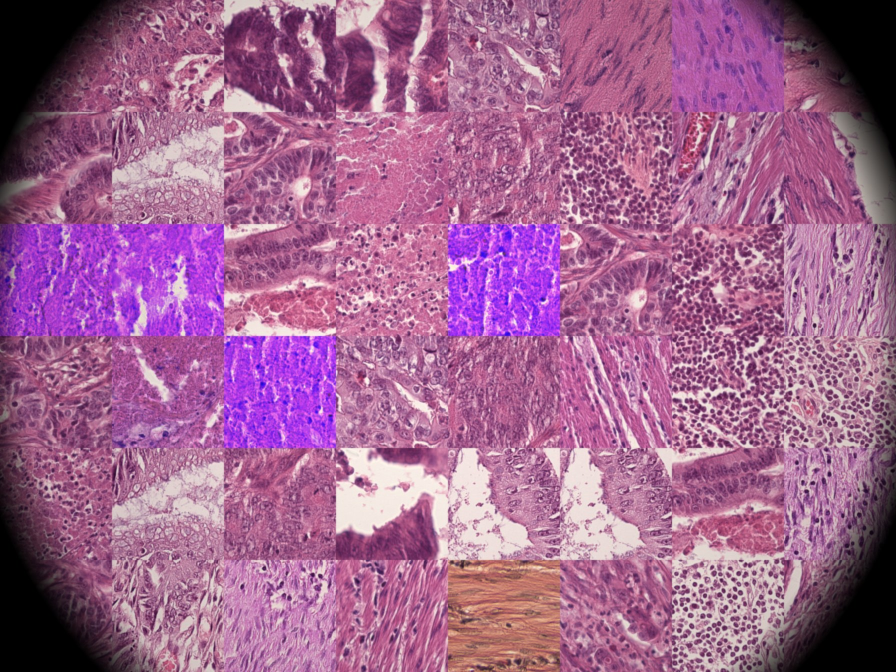
#> input picture backend/samples/advanced_adenocarcinoma.jpg, 1792 x 1344 px (shown at 1/2 size)
$ python -i quality.py   (imports and definitions only)   (older library calls are emulated)
#> lines starting #> are read from the running program, lines starting #| are printed output that depends on the picture; after the words box and inside, x2 and y2 are one past the last pixel; in counts of white or black regions, pixels touching at a corner belong together
#> further down, picture is the input picture: PIL image 1792x1344 RGB; mean R, G, B 159.3, 100.4, 142.4
"""Photo quality gate, run before any model sees the image.

Each check returns pass / warn / reject. A reject stops analysis and asks the clinic to retake the
photo (a reviewer can still force analysis). A warn lets analysis run but is shown with the result.

Focus thresholds were calibrated on LungHist700 microscope-camera photos with added Gaussian blur.
`focus` is the median, over tissue tiles, of var(Laplacian) / var(gray): it is contrast- and
stain-independent. Typical values:

  sharp camera photo ~3.2 · 0.8 px blur ~1.3 · 1.6 px blur ~0.3 · 2.5 px blur ~0.1 · scanner tiles ~6

At 0.8 px blur, HoVer-Net nucleus typing already collapses (neoplastic 50% -> 13%), hence WARN at 1.5.
Tissue classification survives moderate blur, so REJECT only below 0.4 (about 1.5-2 px of blur).
"""

from __future__ import annotations

from dataclasses import asdict, dataclass, field

import cv2
import numpy as np
from PIL import Image

FOCUS_WARN, FOCUS_REJECT = 1.5, 0.4
TISSUE_WARN, TISSUE_REJECT = 0.15, 0.03
DARK_WARN, DARK_REJECT = 90, 55  # median brightness of the lit field (0-255)
CLIP_WARN, CLIP_REJECT = 0.35, 0.7  # share of lit-field pixels clipped to white
STAIN_WARN, STAIN_REJECT = 0.5, 0.2  # share of tissue pixels with H&E colouring
SIDE_WARN, SIDE_REJECT = 1000, 224  # longest side, px
TILE = 224
RANK = {"pass": 0, "warn": 1, "reject": 2}


@dataclass
class Check:
    name: str
    label: str
    status: str  # "pass" | "warn" | "reject"
    value: float
    message: str = ""


@dataclass
class QualityReport:
    status: str
    checks: list[Check] = field(default_factory=list)
    # Stitched cases: photos that were left out before stitching, and why.
    dropped: list[dict] = field(default_factory=list)

    @property
    def problems(self) -> list[Check]:
        return [c for c in self.checks if c.status != "pass"]

    def summary(self, only: str | None = None) -> str:
        """Messages of every failed check, or only those with status `only` (e.g. "reject")."""
        return " ".join(c.message for c in self.problems if c.message and (only is None or c.status == only)) or "Photo quality OK."

    def to_dict(self) -> dict:
        return asdict(self)


def _grade(value: float, warn: float, reject: float, *, higher_is_better: bool = True) -> str:
    if higher_is_better:
        return "reject" if value < reject else "warn" if value < warn else "pass"
    return "reject" if value > reject else "warn" if value > warn else "pass"


def assess(img: Image.Image) -> QualityReport:
    """Grade an RGB photo at the analysis scale (see engine.prepare_image)."""
    rgb = np.asarray(img.convert("RGB"))
    f = rgb.astype(np.float32)
    gray = cv2.cvtColor(rgb, cv2.COLOR_RGB2GRAY).astype(np.float32)
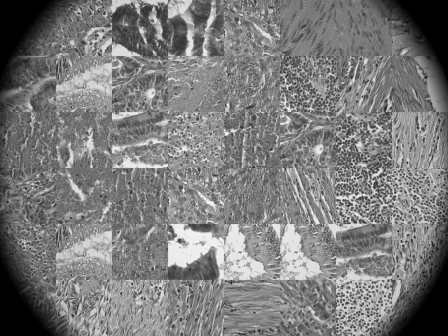
#> gray: shape (1344, 1792) float32 (shown at 1/4 size); min 0, max 250, mean 122.8
    mean, sat = f.mean(axis=2), f.max(axis=2) - f.min(axis=2)
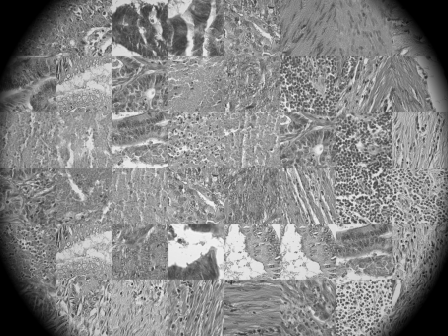
#> mean: shape (1344, 1792) float32 (shown at 1/4 size); min 0, max 248.3, mean 134.1
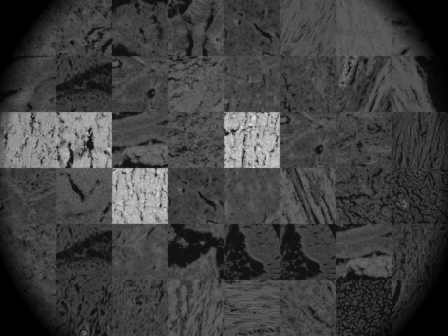
#> sat: shape (1344, 1792) float32 (shown at 1/4 size); min 0, max 238, mean 63.3
    lit = mean > 40  # inside the eyepiece field
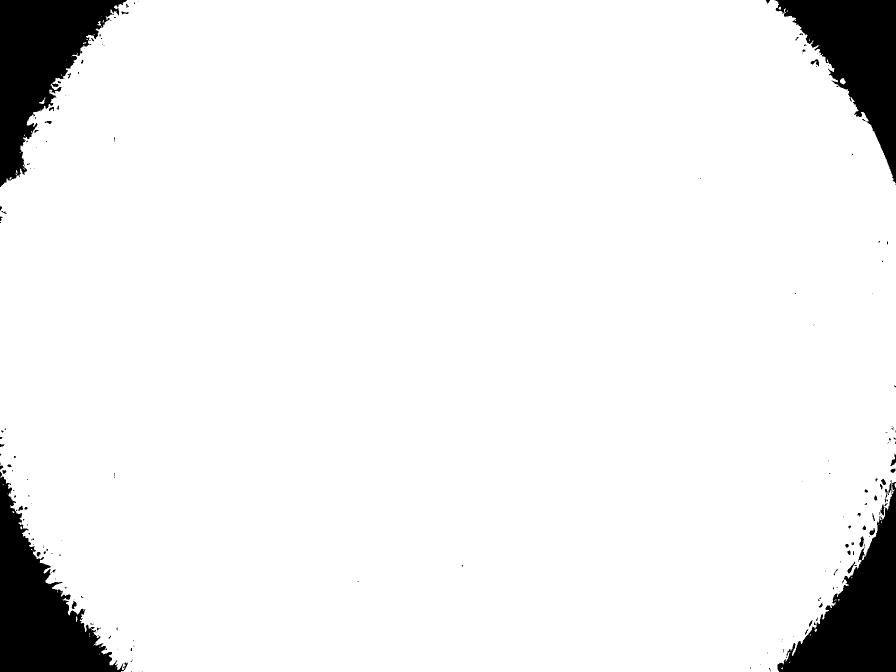
#> lit: shape (1344, 1792) bool (shown at 1/2 size); 93.1% white; 209 black regions (158 under 20 px), largest, box (x1, y1, x2, y2) and area: (0, 0, 254, 374) 42708, (0, 953, 256, 1344) 42217, (1555, 960, 1792, 1344) 38743
    tissue = lit & ~((mean > 215) & (sat < 18))  # same rule as the engine's tissue mask
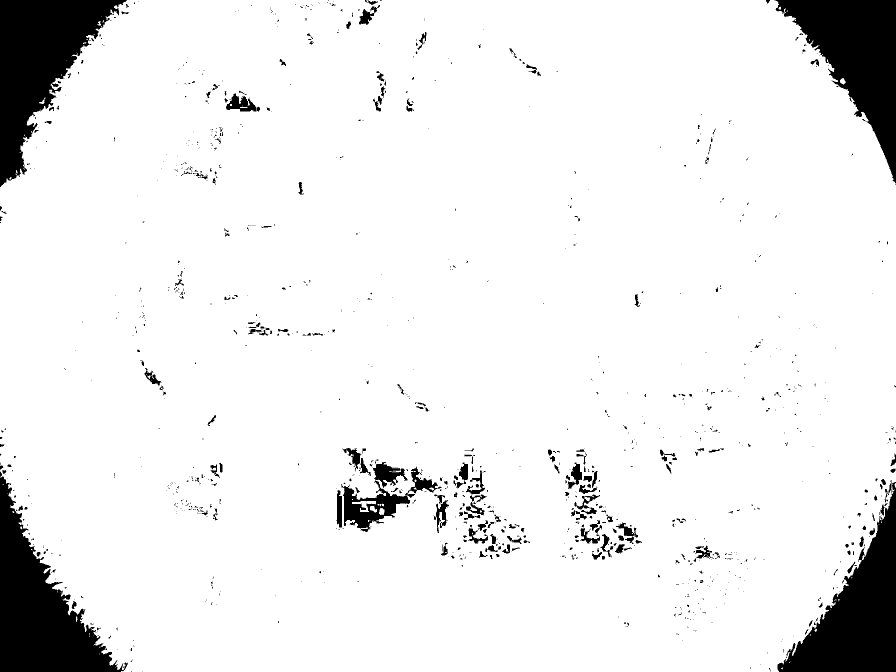
#> tissue: shape (1344, 1792) bool (shown at 1/2 size); 91.8% white; 1175 black regions (936 under 20 px), largest, box (x1, y1, x2, y2) and area: (0, 0, 254, 374) 42708, (0, 953, 256, 1344) 42217, (1555, 960, 1792, 1344) 38743
    checks: list[Check] = []

    side = max(img.size)
    st = _grade(side, SIDE_WARN, SIDE_REJECT)
    checks.append(Check("resolution", "Resolution", st, side, {
        "reject": "The image is too small to analyse; send the original camera photo.",
        "warn": "Low-resolution image: results are based on very few tiles.",
    }.get(st, "")))

    brightness = float(np.median(gray[lit])) if lit.any() else 0.0
#> brightness = 127
    st = _grade(brightness, DARK_WARN, DARK_REJECT)
    checks.append(Check("exposure_dark", "Brightness", st, round(brightness, 1), {
        "reject": "The photo is too dark: turn up the microscope lamp or open the condenser.",
        "warn": "The photo is dim; colours may be distorted.",
    }.get(st, "")))

    clipped = float((f[lit].min(axis=1) >= 252).mean()) if lit.any() else 0.0
#> clipped = 0
    st = _grade(clipped, CLIP_WARN, CLIP_REJECT, higher_is_better=False)
    checks.append(Check("exposure_bright", "Overexposure", st, round(clipped, 3), {
        "reject": "The photo is washed out: lower the lamp or tap the tissue to set exposure.",
        "warn": "Parts of the photo are overexposed.",
    }.get(st, "")))

    coverage = float(tissue.mean())
#> coverage = 0.918
    st = _grade(coverage, TISSUE_WARN, TISSUE_REJECT)
    checks.append(Check("tissue", "Tissue in view", st, round(coverage, 3), {
        "reject": "Almost no tissue is visible: centre the section in the field.",
        "warn": "Little tissue is in view; the score covers only a small area.",
    }.get(st, "")))

    if tissue.sum() > 500:
        # H&E: haematoxylin purple and eosin pink both have green clearly the weakest channel
        # (grey, unstained or green-tinted pixels don't).
        t = f[tissue]
        r, g, b = t[:, 0], t[:, 1], t[:, 2]
        stain = float(((g <= r) & (g <= b) & (np.maximum(r, b) - g > 12)).mean())
#> stain = 0.946
        st = _grade(stain, STAIN_WARN, STAIN_REJECT)
        checks.append(Check("stain", "H&E staining", st, round(stain, 3), {
            "reject": "This doesn't look like an H&E-stained slide.",
            "warn": "Unusual colours for H&E: check the white balance or the stain.",
        }.get(st, "")))

    # Focus: median over tiles that are mostly tissue (falls back to the whole tissue area).
    lap = cv2.Laplacian(gray, cv2.CV_32F, ksize=3)
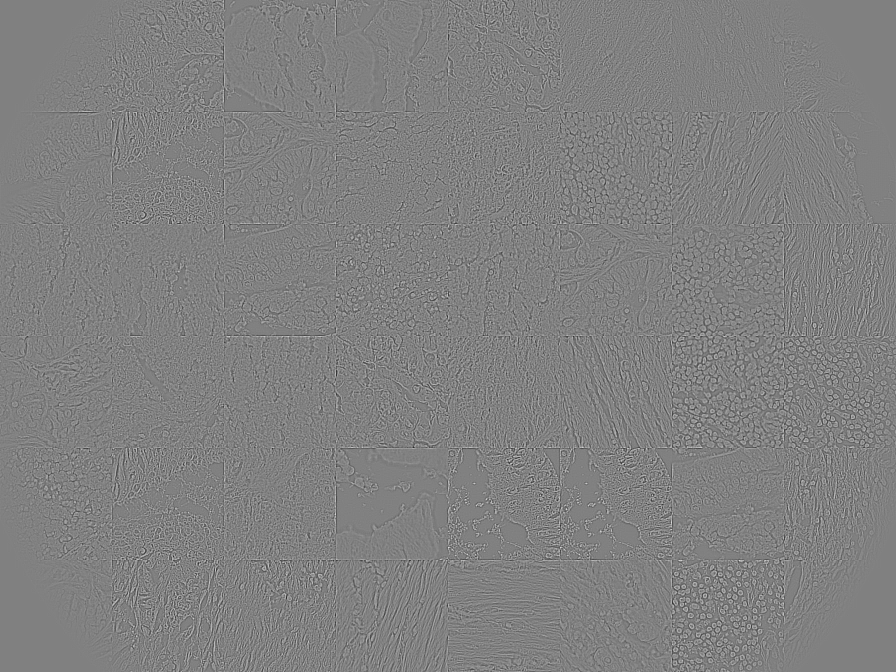
#> lap: shape (1344, 1792) float32 (shown at 1/2 size); min -394, max 386, mean 0; drawn with min black and max white
    scores = [
        lap[y : y + TILE, x : x + TILE].var() / (gray[y : y + TILE, x : x + TILE].var() + 1e-3)
        for y in range(0, gray.shape[0] - TILE + 1, TILE)
        for x in range(0, gray.shape[1] - TILE + 1, TILE)
        if tissue[y : y + TILE, x : x + TILE].mean() > 0.5
    ]
#> scores = 44 values, max 6.47 at index 4, min 0.175 at index 33, mean 2.69
    if not scores and tissue.sum() > 500:
        scores = [float(lap[tissue].var() / (gray[tissue].var() + 1e-3))]
    if scores:
        focus = float(np.median(scores))
#> focus = 2.45
        st = _grade(focus, FOCUS_WARN, FOCUS_REJECT)
        checks.append(Check("focus", "Focus", st, round(focus, 2), {
            "reject": "The photo is out of focus: refocus with the fine-focus knob and hold the phone still.",
            "warn": "Slightly soft focus: tumor detection is usable, but cell types are unreliable.",
        }.get(st, "")))

    worst = max((c.status for c in checks), key=RANK.__getitem__, default="pass")
#> worst = 'pass'
    return QualityReport(status=worst, checks=checks)

>>> from PIL import Image
>>> picture = Image.open('../../samples/advanced_adenocarcinoma.jpg')
>>> result = assess(picture)

$ run again, on backend/samples/inflamed_mucosa.jpg
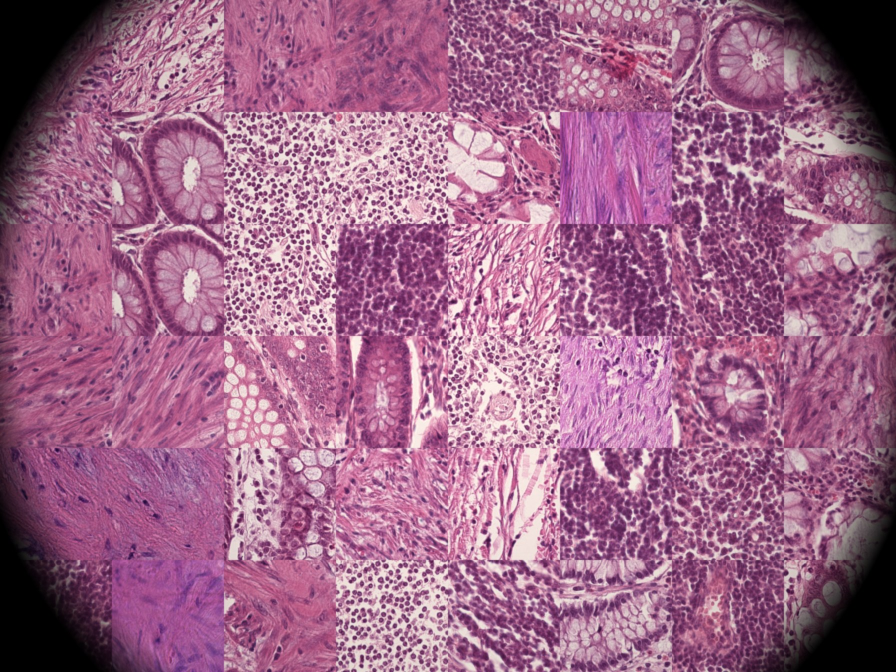
#> input picture backend/samples/inflamed_mucosa.jpg, 1792 x 1344 px (shown at 1/2 size)
#> picture is the input picture: PIL image 1792x1344 RGB; mean R, G, B 157.9, 102.9, 136.1
#> in assess, `lit = mean > 40`:
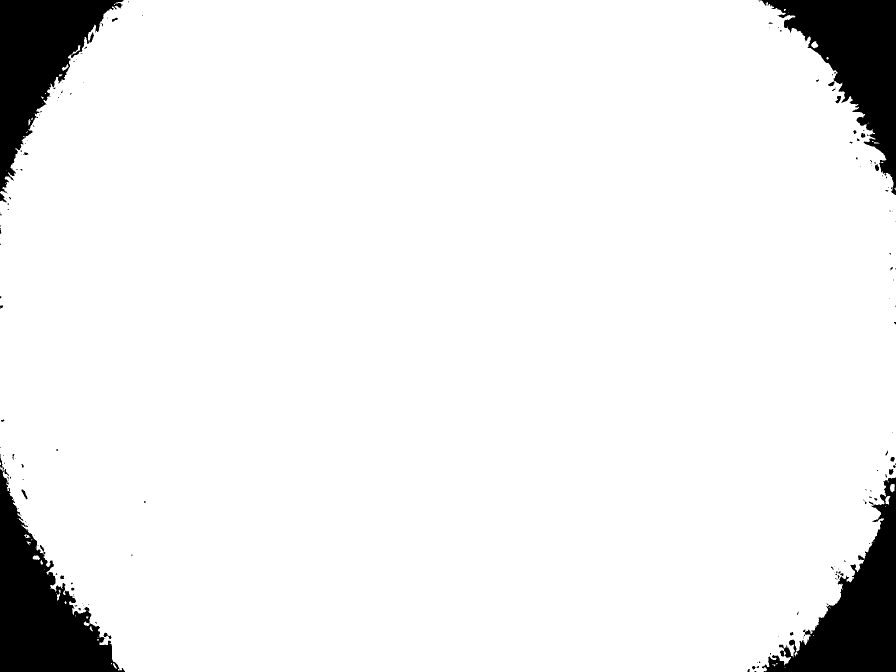
#> lit: shape (1344, 1792) bool (shown at 1/2 size); 93% white; 166 black regions (130 under 20 px), largest, box (x1, y1, x2, y2) and area: (0, 938, 250, 1344) 45066, (1521, 0, 1792, 390) 41474, (0, 0, 247, 386) 40302
#> brightness = 125
#> clipped = 0
#> coverage = 0.924
#> stain = 0.966
#> in assess, `lap = cv2.Laplacian(gray, cv2.CV_32F, ksize=3)`:
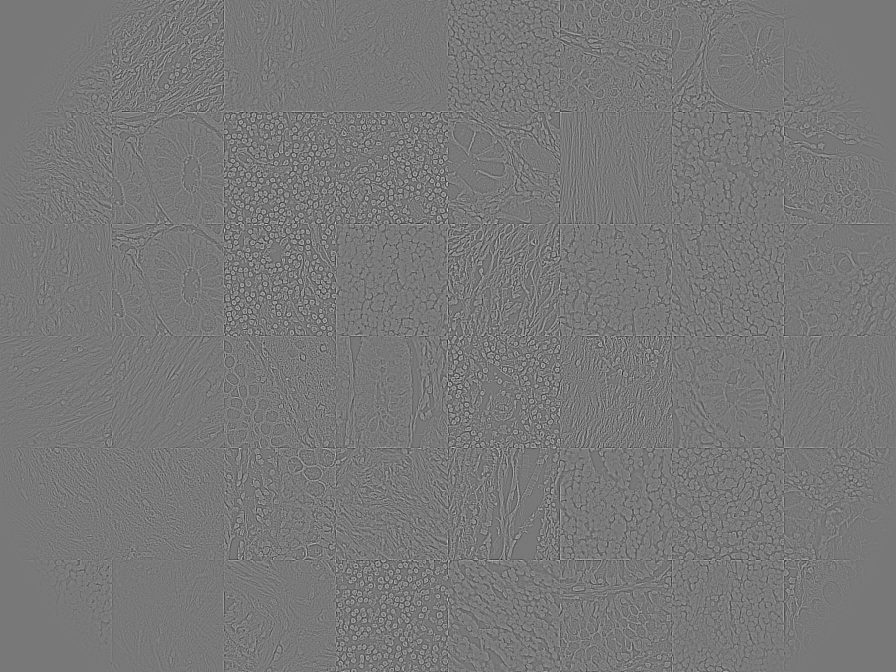
#> lap: shape (1344, 1792) float32 (shown at 1/2 size); min -396, max 440, mean 0; drawn with min black and max white
#> scores = 44 values, max 6.23 at index 31, min 0.556 at index 37, mean 2.13
#> focus = 1.79
#> worst = 'pass'

$ run again, on backend/samples/invasive_focus.jpg
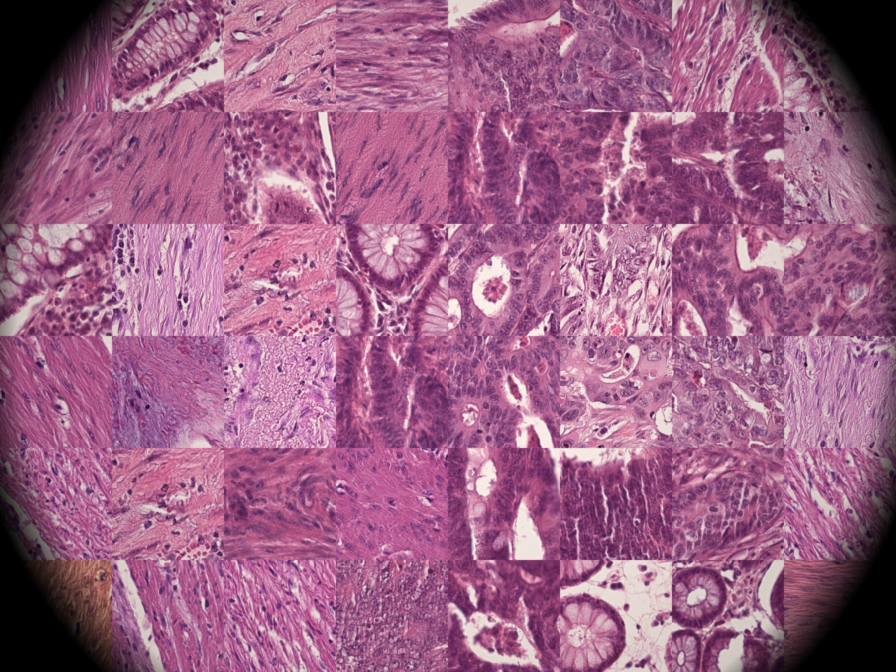
#> input picture backend/samples/invasive_focus.jpg, 1792 x 1344 px (shown at 1/2 size)
#> picture is the input picture: PIL image 1792x1344 RGB; mean R, G, B 155.6, 97.1, 132.3
#> in assess, `lit = mean > 40`:
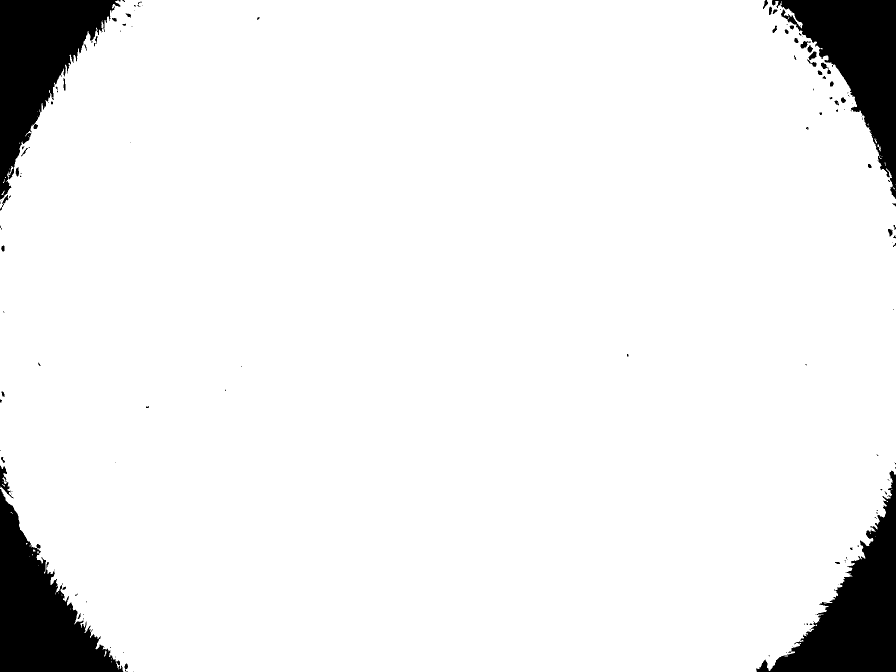
#> lit: shape (1344, 1792) bool (shown at 1/2 size); 93% white; 145 black regions (95 under 20 px), largest, box (x1, y1, x2, y2) and area: (0, 0, 241, 399) 41753, (1512, 941, 1792, 1344) 41513, (0, 978, 247, 1344) 41503
#> brightness = 123
#> clipped = 0
#> coverage = 0.924
#> stain = 0.967
#> in assess, `lap = cv2.Laplacian(gray, cv2.CV_32F, ksize=3)`:
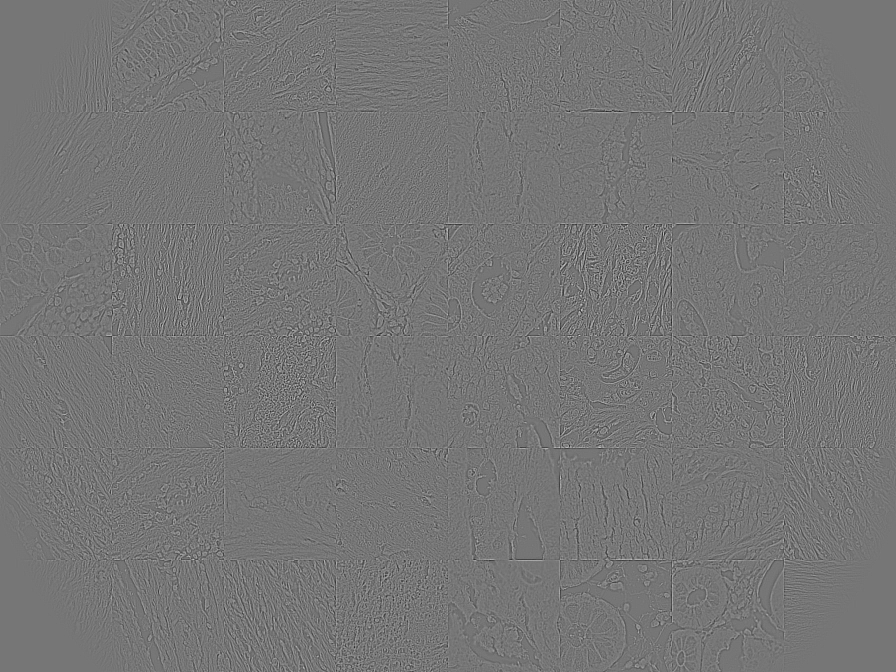
#> lap: shape (1344, 1792) float32 (shown at 1/2 size); min -376, max 436, mean 0; drawn with min black and max white
#> scores = 44 values, max 7.3 at index 24, min 0.39 at index 6, mean 2.47
#> focus = 1.66
#> worst = 'pass'
